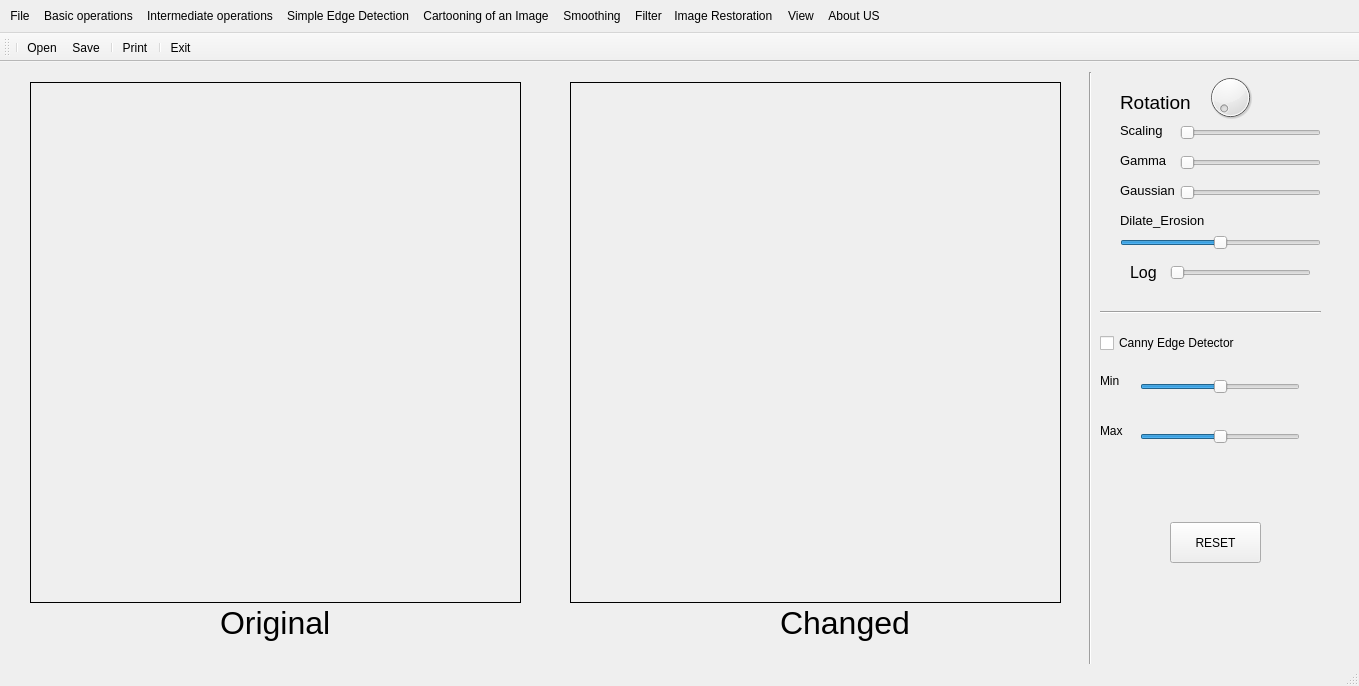
<?xml version="1.0" encoding="UTF-8"?>
<ui version="4.0">
 <class>MainWindow</class>
 <widget class="QMainWindow" name="Maxbot Gui">
  <property name="geometry">
   <rect>
    <x>0</x>
    <y>0</y>
    <width>1359</width>
    <height>686</height>
   </rect>
  </property>
  <property name="windowTitle">
   <string>Maxbot Gui</string>
  </property>
  <property name="styleSheet">
   <string notr="true">
</string>
  </property>
  <widget class="QWidget" name="centralwidget">
   <widget class="QLabel" name="imgLabel">
    <property name="geometry">
     <rect>
      <x>30</x>
      <y>20</y>
      <width>491</width>
      <height>521</height>
     </rect>
    </property>
    <property name="frameShape">
     <enum>QFrame::Panel</enum>
    </property>
    <property name="frameShadow">
     <enum>QFrame::Plain</enum>
    </property>
    <property name="text">
     <string/>
    </property>
   </widget>
   <widget class="QLabel" name="imgLabel2">
    <property name="geometry">
     <rect>
      <x>570</x>
      <y>20</y>
      <width>491</width>
      <height>521</height>
     </rect>
    </property>
    <property name="frameShape">
     <enum>QFrame::Panel</enum>
    </property>
    <property name="frameShadow">
     <enum>QFrame::Plain</enum>
    </property>
    <property name="text">
     <string/>
    </property>
   </widget>
   <widget class="QDial" name="dial">
    <property name="geometry">
     <rect>
      <x>1190</x>
      <y>10</y>
      <width>81</width>
      <height>51</height>
     </rect>
    </property>
    <property name="font">
     <font>
      <pointsize>8</pointsize>
     </font>
    </property>
    <property name="maximum">
     <number>360</number>
    </property>
   </widget>
   <widget class="QLabel" name="label">
    <property name="geometry">
     <rect>
      <x>1120</x>
      <y>30</y>
      <width>71</width>
      <height>21</height>
     </rect>
    </property>
    <property name="font">
     <font>
      <pointsize>14</pointsize>
     </font>
    </property>
    <property name="text">
     <string>Rotation</string>
    </property>
   </widget>
   <widget class="QSlider" name="horizontalSlider">
    <property name="geometry">
     <rect>
      <x>1180</x>
      <y>90</y>
      <width>141</width>
      <height>22</height>
     </rect>
    </property>
    <property name="minimum">
     <number>5</number>
    </property>
    <property name="maximum">
     <number>20</number>
    </property>
    <property name="value">
     <number>5</number>
    </property>
    <property name="sliderPosition">
     <number>5</number>
    </property>
    <property name="orientation">
     <enum>Qt::Horizontal</enum>
    </property>
   </widget>
   <widget class="QLabel" name="label_2">
    <property name="geometry">
     <rect>
      <x>1120</x>
      <y>90</y>
      <width>55</width>
      <height>16</height>
     </rect>
    </property>
    <property name="font">
     <font>
      <pointsize>10</pointsize>
     </font>
    </property>
    <property name="text">
     <string>Gamma</string>
    </property>
   </widget>
   <widget class="Line" name="line_5">
    <property name="geometry">
     <rect>
      <x>1080</x>
      <y>10</y>
      <width>20</width>
      <height>631</height>
     </rect>
    </property>
    <property name="orientation">
     <enum>Qt::Vertical</enum>
    </property>
   </widget>
   <widget class="QSlider" name="size_Img">
    <property name="geometry">
     <rect>
      <x>1180</x>
      <y>60</y>
      <width>141</width>
      <height>22</height>
     </rect>
    </property>
    <property name="minimum">
     <number>1</number>
    </property>
    <property name="maximum">
     <number>10</number>
    </property>
    <property name="value">
     <number>1</number>
    </property>
    <property name="sliderPosition">
     <number>1</number>
    </property>
    <property name="orientation">
     <enum>Qt::Horizontal</enum>
    </property>
   </widget>
   <widget class="QLabel" name="label_3">
    <property name="geometry">
     <rect>
      <x>1120</x>
      <y>60</y>
      <width>55</width>
      <height>16</height>
     </rect>
    </property>
    <property name="font">
     <font>
      <pointsize>10</pointsize>
     </font>
    </property>
    <property name="text">
     <string>Scaling</string>
    </property>
   </widget>
   <widget class="QLabel" name="label_4">
    <property name="geometry">
     <rect>
      <x>1120</x>
      <y>120</y>
      <width>55</width>
      <height>16</height>
     </rect>
    </property>
    <property name="font">
     <font>
      <pointsize>10</pointsize>
     </font>
    </property>
    <property name="text">
     <string>Gaussian</string>
    </property>
   </widget>
   <widget class="QSlider" name="gaussian_QSlider">
    <property name="geometry">
     <rect>
      <x>1180</x>
      <y>120</y>
      <width>141</width>
      <height>22</height>
     </rect>
    </property>
    <property name="minimum">
     <number>0</number>
    </property>
    <property name="maximum">
     <number>4</number>
    </property>
    <property name="pageStep">
     <number>10</number>
    </property>
    <property name="value">
     <number>0</number>
    </property>
    <property name="sliderPosition">
     <number>0</number>
    </property>
    <property name="orientation">
     <enum>Qt::Horizontal</enum>
    </property>
   </widget>
   <widget class="QSlider" name="erosion">
    <property name="geometry">
     <rect>
      <x>1120</x>
      <y>170</y>
      <width>201</width>
      <height>22</height>
     </rect>
    </property>
    <property name="minimum">
     <number>-5</number>
    </property>
    <property name="maximum">
     <number>5</number>
    </property>
    <property name="value">
     <number>0</number>
    </property>
    <property name="sliderPosition">
     <number>0</number>
    </property>
    <property name="orientation">
     <enum>Qt::Horizontal</enum>
    </property>
   </widget>
   <widget class="QLabel" name="label_5">
    <property name="geometry">
     <rect>
      <x>1120</x>
      <y>150</y>
      <width>91</width>
      <height>16</height>
     </rect>
    </property>
    <property name="font">
     <font>
      <pointsize>10</pointsize>
     </font>
    </property>
    <property name="text">
     <string>Dilate_Erosion</string>
    </property>
   </widget>
   <widget class="QLabel" name="log">
    <property name="geometry">
     <rect>
      <x>1130</x>
      <y>200</y>
      <width>31</width>
      <height>21</height>
     </rect>
    </property>
    <property name="font">
     <font>
      <pointsize>12</pointsize>
     </font>
    </property>
    <property name="text">
     <string>Log</string>
    </property>
   </widget>
   <widget class="QSlider" name="Qlog">
    <property name="geometry">
     <rect>
      <x>1170</x>
      <y>200</y>
      <width>141</width>
      <height>22</height>
     </rect>
    </property>
    <property name="minimum">
     <number>2</number>
    </property>
    <property name="maximum">
     <number>4</number>
    </property>
    <property name="value">
     <number>2</number>
    </property>
    <property name="sliderPosition">
     <number>2</number>
    </property>
    <property name="orientation">
     <enum>Qt::Horizontal</enum>
    </property>
   </widget>
   <widget class="Line" name="line_4">
    <property name="geometry">
     <rect>
      <x>1100</x>
      <y>240</y>
      <width>221</width>
      <height>20</height>
     </rect>
    </property>
    <property name="orientation">
     <enum>Qt::Horizontal</enum>
    </property>
   </widget>
   <widget class="QLabel" name="label_6">
    <property name="geometry">
     <rect>
      <x>1100</x>
      <y>310</y>
      <width>31</width>
      <height>17</height>
     </rect>
    </property>
    <property name="text">
     <string>Min</string>
    </property>
   </widget>
   <widget class="QLabel" name="label_7">
    <property name="geometry">
     <rect>
      <x>1100</x>
      <y>360</y>
      <width>31</width>
      <height>17</height>
     </rect>
    </property>
    <property name="text">
     <string>Max</string>
    </property>
   </widget>
   <widget class="QCheckBox" name="canny">
    <property name="geometry">
     <rect>
      <x>1100</x>
      <y>270</y>
      <width>171</width>
      <height>22</height>
     </rect>
    </property>
    <property name="autoFillBackground">
     <bool>false</bool>
    </property>
    <property name="text">
     <string>Canny Edge Detector</string>
    </property>
    <property name="checkable">
     <bool>true</bool>
    </property>
    <property name="checked">
     <bool>false</bool>
    </property>
   </widget>
   <widget class="QSlider" name="canny_min">
    <property name="geometry">
     <rect>
      <x>1140</x>
      <y>310</y>
      <width>160</width>
      <height>29</height>
     </rect>
    </property>
    <property name="maximum">
     <number>200</number>
    </property>
    <property name="value">
     <number>100</number>
    </property>
    <property name="orientation">
     <enum>Qt::Horizontal</enum>
    </property>
   </widget>
   <widget class="QSlider" name="canny_max">
    <property name="geometry">
     <rect>
      <x>1140</x>
      <y>360</y>
      <width>160</width>
      <height>29</height>
     </rect>
    </property>
    <property name="maximum">
     <number>400</number>
    </property>
    <property name="value">
     <number>200</number>
    </property>
    <property name="orientation">
     <enum>Qt::Horizontal</enum>
    </property>
   </widget>
   <widget class="QPushButton" name="pushButton">
    <property name="geometry">
     <rect>
      <x>1170</x>
      <y>460</y>
      <width>91</width>
      <height>41</height>
     </rect>
    </property>
    <property name="focusPolicy">
     <enum>Qt::StrongFocus</enum>
    </property>
    <property name="text">
     <string>RESET</string>
    </property>
   </widget>
   <widget class="QLabel" name="label_9">
    <property name="geometry">
     <rect>
      <x>220</x>
      <y>540</y>
      <width>121</width>
      <height>41</height>
     </rect>
    </property>
    <property name="font">
     <font>
      <pointsize>24</pointsize>
     </font>
    </property>
    <property name="text">
     <string>Original</string>
    </property>
   </widget>
   <widget class="QLabel" name="label_10">
    <property name="geometry">
     <rect>
      <x>780</x>
      <y>540</y>
      <width>131</width>
      <height>41</height>
     </rect>
    </property>
    <property name="font">
     <font>
      <pointsize>24</pointsize>
     </font>
    </property>
    <property name="text">
     <string>Changed</string>
    </property>
   </widget>
  </widget>
  <widget class="QMenuBar" name="menubar">
   <property name="geometry">
    <rect>
     <x>0</x>
     <y>0</y>
     <width>1359</width>
     <height>36</height>
    </rect>
   </property>
   <widget class="QMenu" name="menuFile">
    <property name="title">
     <string>File</string>
    </property>
    <addaction name="actionOpen"/>
    <addaction name="actionSave"/>
    <addaction name="separator"/>
    <addaction name="actionPrint"/>
    <addaction name="separator"/>
    <addaction name="actionQuit"/>
   </widget>
   <widget class="QMenu" name="menuView">
    <property name="title">
     <string>View</string>
    </property>
    <addaction name="actionSmall"/>
    <addaction name="actionBig"/>
   </widget>
   <widget class="QMenu" name="menuCh_ng_6">
    <property name="title">
     <string>Basic operations</string>
    </property>
    <addaction name="actionRotation"/>
    <addaction name="actionAffine"/>
    <addaction name="actionTranslation"/>
   </widget>
   <widget class="QMenu" name="menuCh_ng_9">
    <property name="title">
     <string>Intermediate operations</string>
    </property>
    <addaction name="actioAnhXam"/>
    <addaction name="actionNegative"/>
    <addaction name="actionLog"/>
    <addaction name="actionHistogram"/>
    <addaction name="actionGamma"/>
   </widget>
   <widget class="QMenu" name="menuAbout">
    <property name="title">
     <string>About US</string>
    </property>
    <!-- <addaction name="actionQt"/> -->
    <!-- <addaction name="actionAuthor"/> -->
   </widget>
   <widget class="QMenu" name="menuType_Noise">
    <property name="title">
     <string>Image Restoration
</string>
    </property>
    <widget class="QMenu" name="menuType_Here">
     <property name="title">
      <string>Image Restoration 1
</string>
     </property>
     <addaction name="actionMedian_Filtering"/>
     <addaction name="actionAdaptive_Median_Filtering"/>
     <addaction name="actionAdaptive_Wiener_Filtering"/>
    </widget>
    <widget class="QMenu" name="menuImage_Restoration_2">
     <property name="title">
      <string>Image Restoration 2</string>
     </property>
     <addaction name="actionInverse_Filter"/>
    </widget>
    <widget class="QMenu" name="menuImage_Restoration">
     <property name="title">
      <string>Image Restoration </string>
     </property>
     <widget class="QMenu" name="menuType_Noise_3">
      <property name="title">
       <string>Type Noise</string>
      </property>
      <addaction name="actionGaussian"/>
      <addaction name="actionRayleigh"/>
      <addaction name="actionErlang"/>
      <addaction name="actionUniform"/>
      <addaction name="actionImpluse"/>
     </widget>
     <addaction name="menuType_Noise_3"/>
     <addaction name="separator"/>
     <addaction name="actionHistogram_PDF"/>
    </widget>
    <addaction name="separator"/>
    <addaction name="menuImage_Restoration"/>
    <addaction name="menuType_Here"/>
    <addaction name="menuImage_Restoration_2"/>
   </widget>
   <widget class="QMenu" name="menuSimple_Edge_Detection_2">
    <property name="title">
     <string>Simple Edge Detection</string>
    </property>
    <addaction name="actionSHT"/>
   </widget>
   <widget class="QMenu" name="menuSmoothing">
    <property name="title">
     <string>Smoothing</string>
    </property>
    <addaction name="actionBlur"/>
    <addaction name="actionBox_Filter"/>
    <addaction name="actionMedian_Filter"/>
    <addaction name="actionBilateral_Filter"/>
    <addaction name="actionGaussian_Filter"/>
   </widget>
   <widget class="QMenu" name="menuFilter">
    <property name="title">
     <string>Filter</string>
    </property>
    <addaction name="actionMedian_threshold_2"/>
    <addaction name="actionDirectional_Filtering_2"/>
    <addaction name="actionDirectional_Filtering_3"/>
    <addaction name="actionDirectional_Filtering_4"/>
    <addaction name="action_Butterworth"/>
    <addaction name="action_Notch_filter"/>
   </widget>
   <widget class="QMenu" name="menuCartooning_of_an_Image">
    <property name="title">
     <string>Cartooning of an Image</string>
    </property>
    <addaction name="actionCartoon"/>
   </widget>
   <addaction name="menuFile"/>
   <addaction name="menuCh_ng_6"/>
   <addaction name="menuCh_ng_9"/>
   <addaction name="menuSimple_Edge_Detection_2"/>
   <addaction name="menuCartooning_of_an_Image"/>
   <addaction name="menuSmoothing"/>
   <addaction name="menuFilter"/>
   <addaction name="menuType_Noise"/>
   <addaction name="menuView"/>
   <addaction name="menuAbout"/>
  </widget>
  <widget class="QStatusBar" name="statusbar"/>
  <widget class="QToolBar" name="toolBar">
   <property name="windowTitle">
    <string>toolBar</string>
   </property>
   <attribute name="toolBarArea">
    <enum>TopToolBarArea</enum>
   </attribute>
   <attribute name="toolBarBreak">
    <bool>false</bool>
   </attribute>
   <addaction name="separator"/>
   <addaction name="actionOpen"/>
   <addaction name="actionSave"/>
   <addaction name="separator"/>
   <addaction name="actionPrint"/>
   <addaction name="separator"/>
   <addaction name="actionQuit"/>
  </widget>
  <action name="actionOpen">
   <property name="icon">
    <iconset>
     <normaloff>open.png</normaloff>open.png</iconset>
   </property>
   <property name="text">
    <string>Open</string>
   </property>
  </action>
  <action name="actionSave">
   <property name="icon">
    <iconset>
     <normaloff>save.png</normaloff>save.png</iconset>
   </property>
   <property name="text">
    <string>Save</string>
   </property>
  </action>
  <action name="actionPrint">
   <property name="icon">
    <iconset>
     <normaloff>print.png</normaloff>print.png</iconset>
   </property>
   <property name="text">
    <string>Print</string>
   </property>
  </action>
  <action name="actionQuit">
   <property name="icon">
    <iconset>
     <normaloff>Quit.png</normaloff>Quit.png</iconset>
   </property>
   <property name="text">
    <string>Exit</string>
   </property>
  </action>
  <action name="actioAnhXam">
   <property name="text">
    <string>Graycsale</string>
   </property>
  </action>
  <action name="actionCanny">
   <property name="text">
    <string>Canny</string>
   </property>
  </action>
  <action name="actionNegative">
   <property name="text">
    <string>Negative</string>
   </property>
  </action>
  <action name="actionHistogram">
   <property name="text">
    <string>Histogram Equal</string>
   </property>
  </action>
  <action name="actionLog">
   <property name="text">
    <string>Log </string>
   </property>
  </action>
  <action name="actionGaussan">
   <property name="text">
    <string>Gaussan</string>
   </property>
  </action>
  <action name="actionHigh_Boost">
   <property name="text">
    <string>High Boost</string>
   </property>
  </action>
  <action name="actionLaplacian">
   <property name="text">
    <string>Laplacian</string>
   </property>
  </action>
  <action name="actionFilter_Average">
   <property name="text">
    <string>Median</string>
   </property>
  </action>
  <action name="actionUnsharp">
   <property name="text">
    <string>Unsharp</string>
   </property>
  </action>
  <action name="actionCh_ng_5">
   <property name="text">
    <string>Chương 5</string>
   </property>
  </action>
  <action name="actionTanSo">
   <property name="text">
    <string>Ảnh Miền Tần Số</string>
   </property>
  </action>
  <action name="actionIdeal_LPF">
   <property name="text">
    <string>Ideal LPF</string>
   </property>
  </action>
  <action name="actionButter_LPF">
   <property name="text">
    <string>Butterworth LPF</string>
   </property>
  </action>
  <action name="actionGaussian_LPF">
   <property name="text">
    <string>Gaussian LPF</string>
   </property>
  </action>
  <action name="actionIdeal_HPF">
   <property name="text">
    <string>Ideal HPF</string>
   </property>
  </action>
  <action name="actionButterworth_HPF">
   <property name="text">
    <string>Butterworth HPF</string>
   </property>
  </action>
  <action name="actionGaussian_HPF">
   <property name="text">
    <string>Gaussian HPF</string>
   </property>
  </action>
  <action name="actiondilate">
   <property name="text">
    <string>dilate</string>
   </property>
  </action>
  <action name="actionErode">
   <property name="text">
    <string>Erode</string>
   </property>
  </action>
  <action name="actionOpen_2">
   <property name="text">
    <string>Open</string>
   </property>
  </action>
  <action name="actionClose">
   <property name="text">
    <string>Close</string>
   </property>
  </action>
  <action name="actionHit_miss">
   <property name="text">
    <string>Hit-miss</string>
   </property>
  </action>
  <action name="actionDilate">
   <property name="text">
    <string>Dilate</string>
   </property>
  </action>
  <action name="actionMorboundary">
   <property name="text">
    <string>Morboundary</string>
   </property>
  </action>
  <action name="actionGradient">
   <property name="text">
    <string>Gradient</string>
   </property>
  </action>
  <action name="actionConvex">
   <property name="text">
    <string>Convex</string>
   </property>
  </action>
  <action name="actionx_direcction_Sobel">
   <property name="text">
    <string>Sobel X</string>
   </property>
  </action>
  <action name="actiony_direction_Sobel">
   <property name="text">
    <string>Sobel Y</string>
   </property>
  </action>
  <action name="actionLaplacian_2">
   <property name="text">
    <string>Sobel Laplacian</string>
   </property>
  </action>
  <action name="actionLaplacian_of_Gaussian">
   <property name="text">
    <string>Laplacian of Gaussian</string>
   </property>
  </action>
  <action name="actionHough">
   <property name="text">
    <string>Hough</string>
   </property>
  </action>
  <action name="actionSmall">
   <property name="text">
    <string>Zoom in</string>
   </property>
  </action>
  <action name="actionRotation">
   <property name="text">
    <string>Rotation</string>
   </property>
  </action>
  <action name="actionAffine">
   <property name="text">
    <string>Shearing</string>
   </property>
  </action>
  <action name="actionGamma">
   <property name="text">
    <string>Gamma</string>
   </property>
  </action>
  <action name="actionBig">
   <property name="text">
    <string>Zoom out</string>
   </property>
  </action>
  <action name="actionQt">
   <property name="text">
    <string>About Qt</string>
   </property>
  </action>
  <action name="actionAuthor">
   <property name="text">
    <string>Author</string>
   </property>
  </action>
  <action name="actionTranslation">
   <property name="text">
    <string>Translation</string>
   </property>
  </action>
  <action name="actionGaussian">
   <property name="text">
    <string>Gaussian</string>
   </property>
  </action>
  <action name="actionRayleigh">
   <property name="text">
    <string>Rayleigh</string>
   </property>
  </action>
  <action name="actionImpluse">
   <property name="text">
    <string>Impluse</string>
   </property>
  </action>
  <action name="actionUniform">
   <property name="text">
    <string>Uniform</string>
   </property>
  </action>
  <action name="actionErlang">
   <property name="text">
    <string>Erlang</string>
   </property>
  </action>
  <action name="actionHistogram_PDF">
   <property name="text">
    <string>Histogram PDF</string>
   </property>
  </action>
  <action name="actionDetecion">
   <property name="text">
    <string>HoughLines</string>
   </property>
  </action>
  <action name="actionHoughLines">
   <property name="text">
    <string>HoughLines</string>
   </property>
  </action>
  <action name="actionSHT">
   <property name="text">
    <string> Standard Hough Transform</string>
   </property>
  </action>
  <action name="actionMedian_Filtering">
   <property name="text">
    <string>Median Filtering</string>
   </property>
  </action>
  <action name="actionAdaptive_Wiener_Filtering">
   <property name="text">
    <string>Adaptive Wiener Filtering</string>
   </property>
  </action>
  <action name="actionAdaptive_Median_Filtering">
   <property name="text">
    <string>Adaptive Median Filtering</string>
   </property>
  </action>
  <action name="actionInverse_Filter">
   <property name="text">
    <string>Inverse Filter </string>
   </property>
  </action>
  <action name="actionBlur">
   <property name="text">
    <string>Blur</string>
   </property>
  </action>
  <action name="actionBox_Filter">
   <property name="text">
    <string>Box Filter</string>
   </property>
  </action>
  <action name="actionMedian_Filter">
   <property name="text">
    <string>Median Filter</string>
   </property>
  </action>
  <action name="actionBilateral_Filter">
   <property name="text">
    <string>Bilateral Filter</string>
   </property>
  </action>
  <action name="actionGaussian_Filter">
   <property name="text">
    <string>Gaussian Filter</string>
   </property>
  </action>
  <action name="actionDirectional_Filtering">
   <property name="text">
    <string>Directional Filtering</string>
   </property>
  </action>
  <action name="actionMedian_threshold">
   <property name="text">
    <string>Median threshold</string>
   </property>
  </action>
  <action name="actionMedian_threshold_2">
   <property name="text">
    <string>Median threshold</string>
   </property>
  </action>
  <action name="actionDirectional_Filtering_2">
   <property name="text">
    <string>Directional Filtering</string>
   </property>
  </action>
  <action name="action_Butterworth">
   <property name="text">
    <string>Butterworth Filter</string>
   </property>
  </action>
  <action name="action_Notch_filter">
   <property name="text">
    <string>Notch Filter</string>
   </property>
  </action>
  <action name="actionCartoon">
   <property name="text">
    <string>Cartoon</string>
   </property>
  </action>
  <action name="actionDirectional_Filtering_3">
   <property name="text">
    <string>Directional Filtering 2</string>
   </property>
  </action>
  <action name="actionDirectional_Filtering_4">
   <property name="text">
    <string>Directional Filtering 3</string>
   </property>
  </action>
 </widget>
 <resources/>
 <connections/>
</ui>
